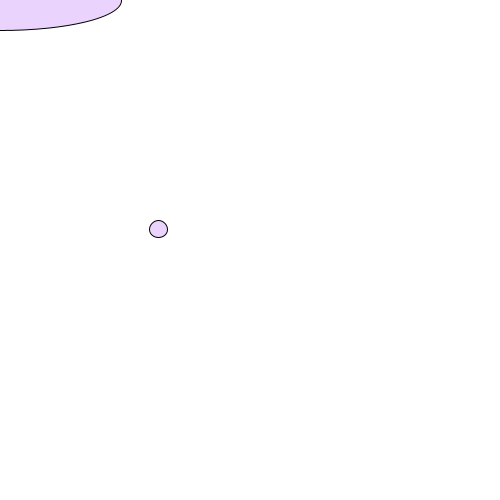
Frame 1 (no input)
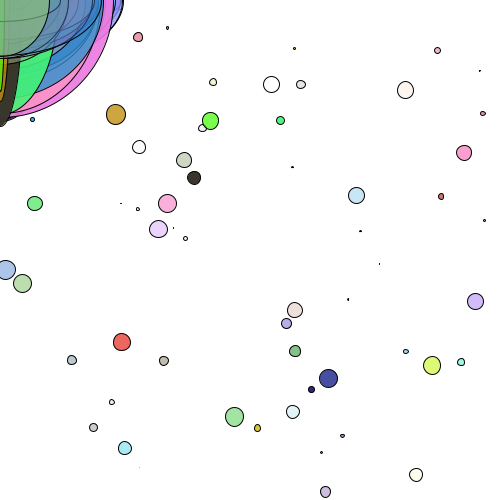
Frame 60 (the mouse pressed at the canvas centre just before this capture)
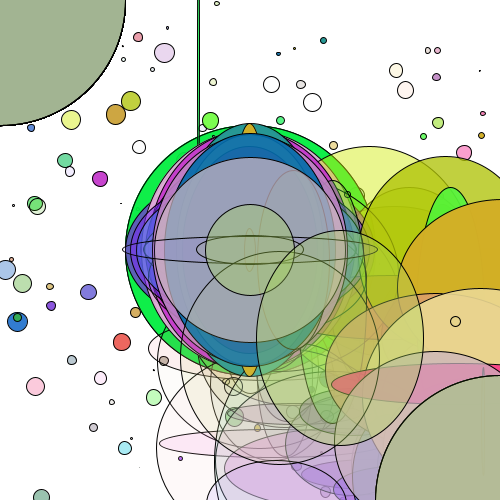
Frame 120 (the mouse held since frame 60 and released just before this capture)

The Processing sketch that drew these frames (run headless with seeded random() and noise(); from frame 60 on, the mouse is pressed at the canvas centre):

// Processing sketch: processing_9236
// ── processing_9236.pde

float r= 200;
float g= 250;
float b= 300;
float a= 300;

float diam = 20;
float x= 100;
float y= 100;

void setup() {
  size(500,500);
  background(255);
  smooth();
  frameRate(30);
}


void draw() {
  r = random(255);
  g = random(255);
  b = random(255);
  a = random(255);
  diam = random(20);
  x = random(width);
  y = random(height);
  
  stroke(0);
  fill(r,g,b,a);
  ellipse(x,y,diam,diam);
  
  stroke(0);
  fill(r,g,b,a);
  ellipse(mouseX, mouseY,b,a);
  
  stroke(0);
  fill(r,g,b,a);
  ellipse(mouseX+pmouseY,mouseY+pmouseX,mouseX,mouseY);
  
  stroke(0);
  fill(r,g,b,a);
  ellipse(mouseX-pmouseY,mouseY-pmouseX,mouseX,mouseY);
  
  if (!mousePressed) {
    ellipse (mouseX,mouseY,pmouseX,pmouseY);
  } else {
    ellipse (pmouseX+a,pmouseY+b,r,g);
  }
  
  /*
  if (!keyPressed) {
    ellipse (b,a,r,g);
  } else {
    triangle (pmouseX+mouseX,pmouseY+mouseY,r,g,a,b);
  }*/
  
}
